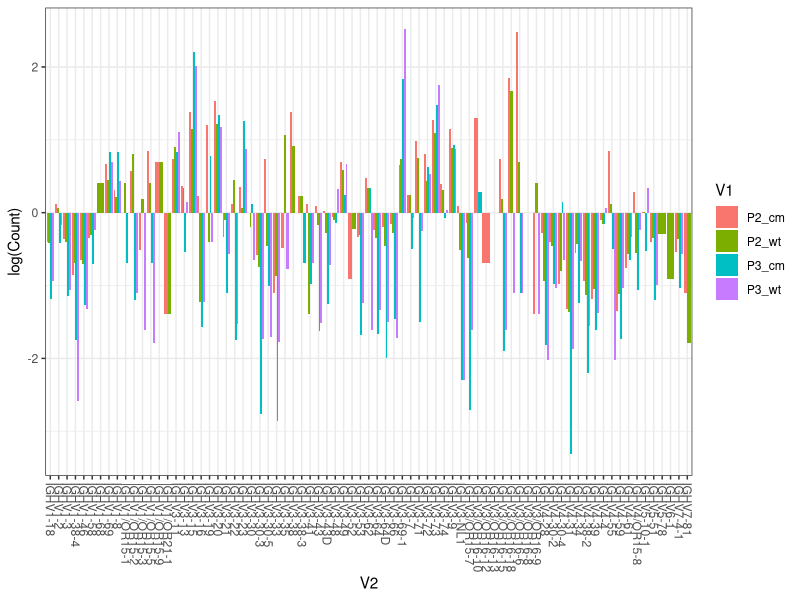
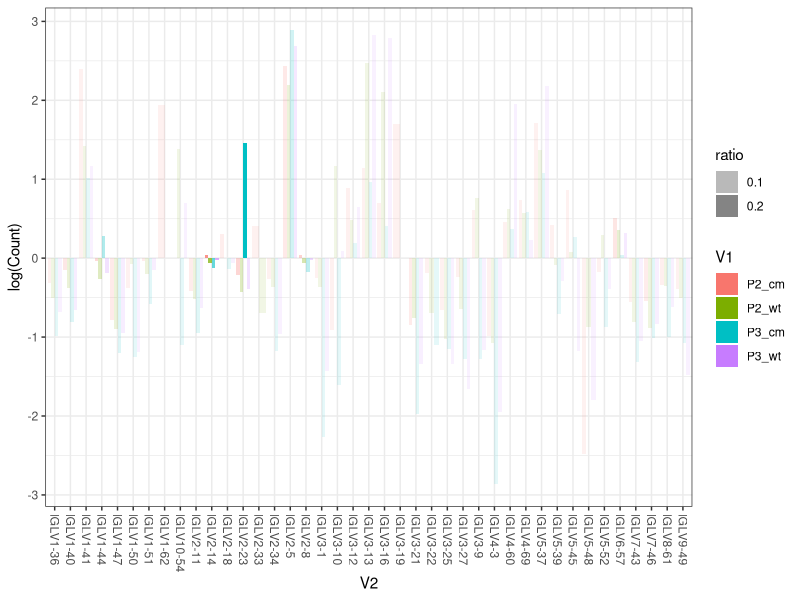
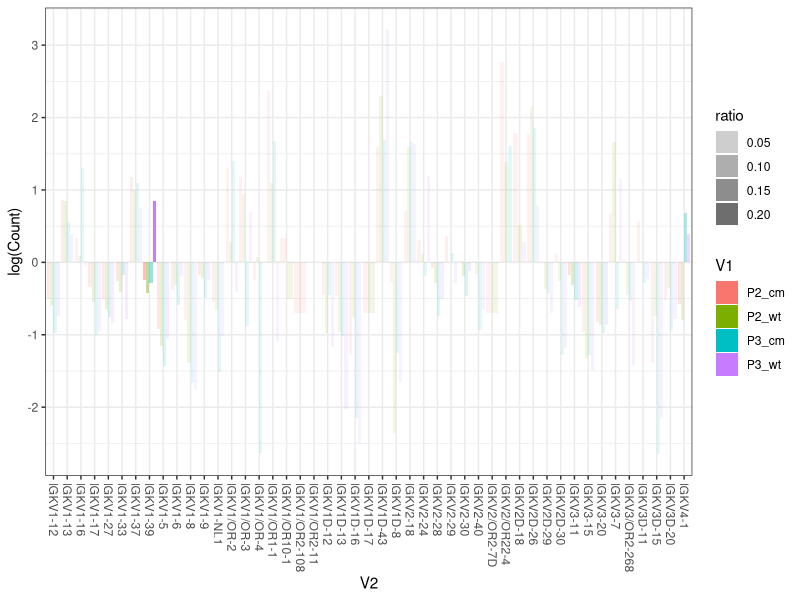
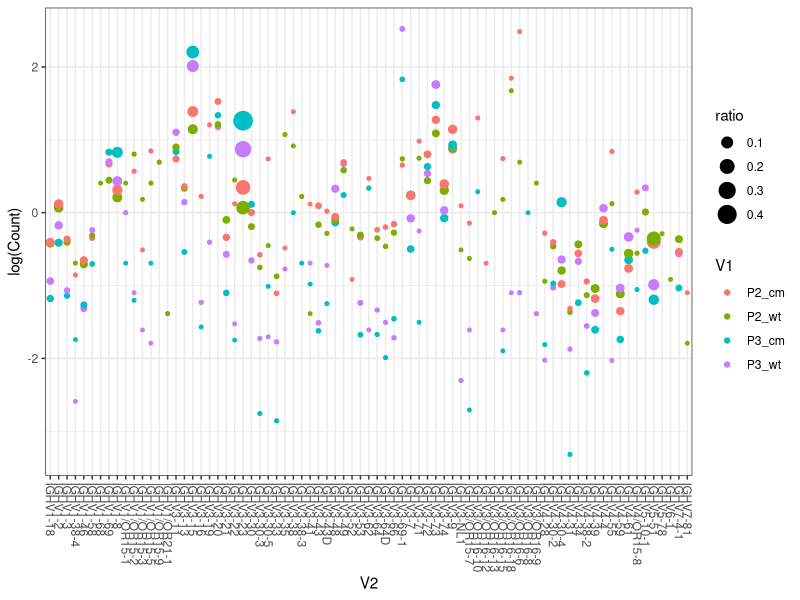
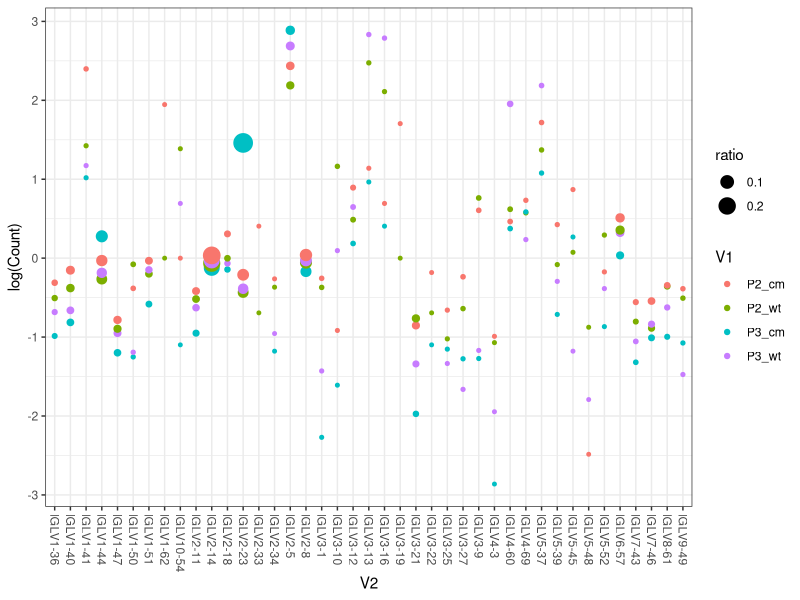
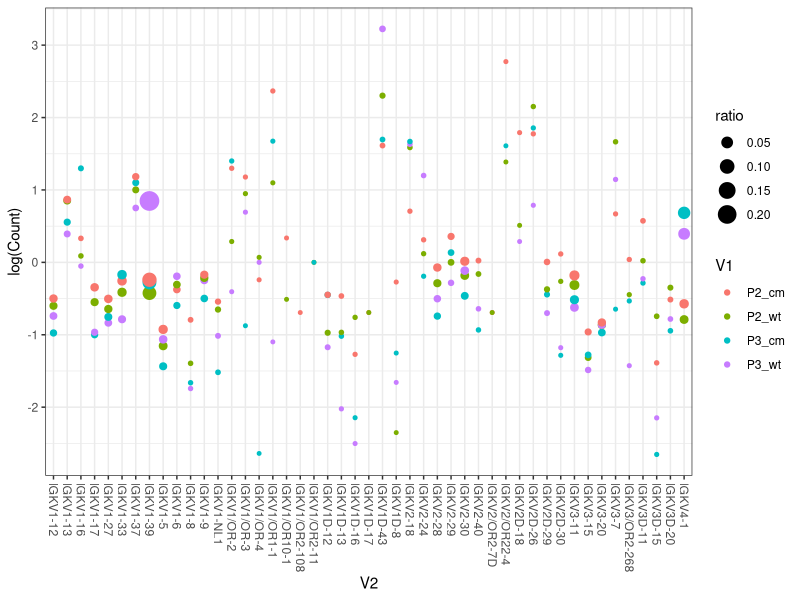
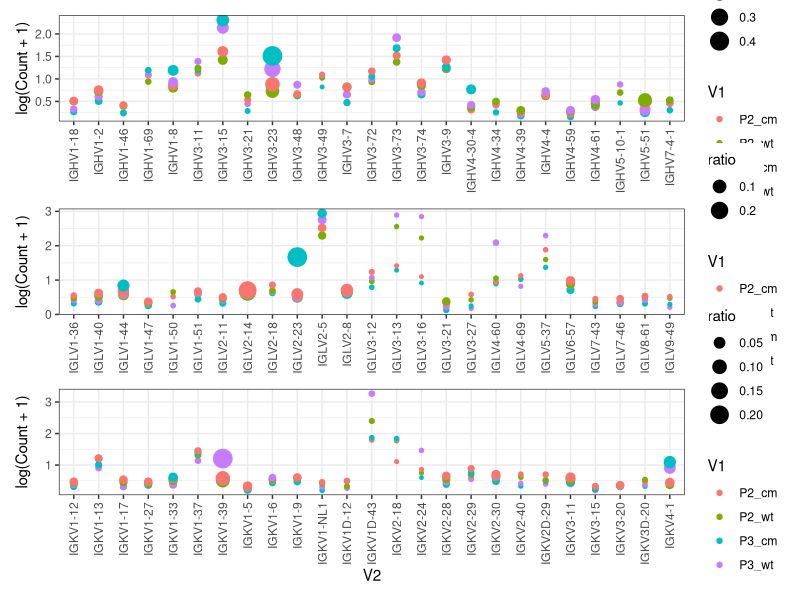
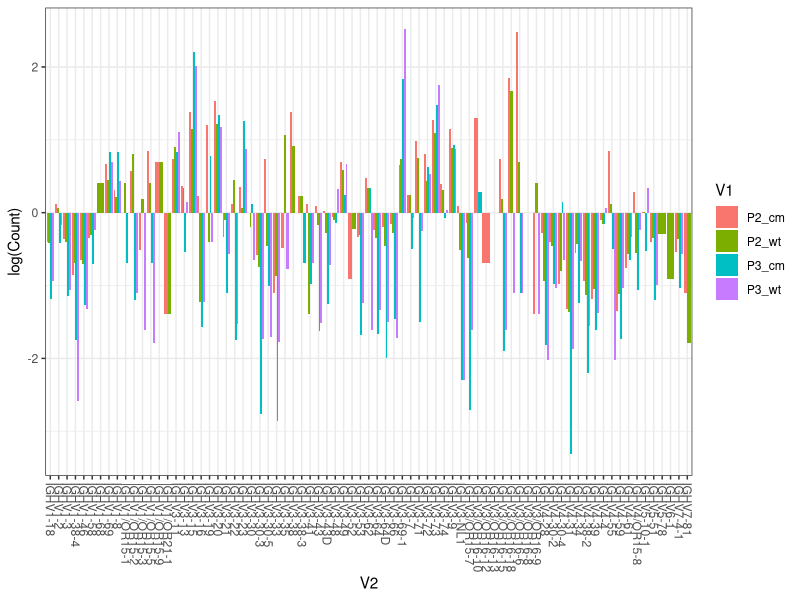

Source code (R) for these figures, in order:
library(ggplot2)
library(stringr)
library(reshape2)
library(patchwork)

theme_text <- theme(axis.text = element_text(family = "Arial", face = "bold", size = 7),
        strip.text = element_text(family = "Arial", face = "bold", size = 7),
        axis.title = element_text(family = "Arial", face = "bold", size = 7),
        legend.text = element_text(family = "Arial", face = "bold", size = 7),
        legend.title = element_text(family = "Arial", face = "bold", size = 7),
        plot.title = element_text(family = "Arial", face = "bold", size = 7, hjust = .5))

TB <- read.csv('Result/V_class_family_count.tsv', sep ='', header = F)
TB <- cbind(TB, data.frame(str_split_fixed(TB$V1, "_", 2)))

TB$Count <- TB$V3
TB$Count[is.na(TB$V3)] <- as.numeric(TB$V2[is.na(TB$V3)])
TB$V2[is.na(TB$V3)] <- "Other"

#TB = TB[!TB$X2=='id',]
#TB <- na.omit(TB)
TB = TB[TB$X1!='sequence',]
Counts <- read.table('Result/Counts_total.csv', header = 0)
Counts <- cbind(Counts, data.frame(str_split_fixed(Counts$V2, "_", 2)))

TB['ratio'] = 0
for(sample in unique(TB$X1)){
    TB$ratio[TB$X1==sample]  = TB$Count[TB$X1==sample]/Counts$V3[Counts$X1==sample]
}

HC <- TB[TB$V2 %in%  unique(TB$V2)[grep("HV", unique(TB$V2))],]
LC <- TB[TB$V2 %in%  unique(TB$V2)[grep("LV", unique(TB$V2))],]
KC <- TB[TB$V2 %in%  unique(TB$V2)[grep("KV", unique(TB$V2))],]

Enrich_cal <- function(HC){
  New_TB <- data.frame() 
  for(id in HC$V2[HC$X1=="P0"]){
    tmp = HC[HC$V2 == id,]
    ct = tmp[tmp$X1 == 'P0',]
    tmp = tmp[tmp$X1 != 'P0',]
    tmp$Count <- tmp$Count/ ct$Count
    New_TB <- rbind(New_TB, tmp)
  }
  New_TB$V2 <- paste("IG", New_TB$V2, sep = "")
  New_TB$V2 <- factor(New_TB$V2, 
    levels = sort(unique(New_TB$V2)))
  return(New_TB)
}

ggplot(Enrich_cal(HC), aes(V2, log(Count), fill = V1)) + geom_bar(stat = 'identity', position = 'dodge') + 
  theme_bw() + theme(axis.text.x = element_text(angle = 270, hjust =0, vjust =.5))
ggsave("plot/HC_bar_enrichment.png", w = 8.77, h = 3.78)
ggsave("plot/HC_bar_enrichment.svg", w = 8.77, h = 3.78)
ggplot(Enrich_cal(LC), aes(V2, log(Count), fill = V1, alpha = ratio)) + geom_bar(stat = 'identity', position = 'dodge') + 
  theme_bw() + theme(axis.text.x = element_text(angle = 270, hjust =0, vjust =.5))
ggsave("plot/LC_bar_enrichment.png", w = 8.77, h = 3.78)
ggsave("plot/LC_bar_enrichment.svg", w = 8.77, h = 3.78)
ggplot(Enrich_cal(KC), aes(V2, log(Count), fill = V1, alpha = ratio)) + geom_bar(stat = 'identity', position = 'dodge') + 
  theme_bw() + theme(axis.text.x = element_text(angle = 270, hjust =0, vjust =.5))
ggsave("plot/KC_bar_enrichment.png", w = 8.77, h = 3.78)
ggsave("plot/KC_bar_enrichment.svg", w = 8.77, h = 3.78)

ggplot(Enrich_cal(HC), aes(V2, log(Count), color = V1, size = ratio)) + 
  geom_point() + 
  theme_bw() + theme(axis.text.x = element_text(angle = 270, hjust =0, vjust =.5))
ggsave("plot/HC_buble_enrichment.png", w = 8.77, h = 3.78)
ggsave("plot/HC_buble_enrichment.svg", w = 8.77, h = 3.78)
ggplot(Enrich_cal(LC), aes(V2, log(Count), color = V1, size = ratio)) + 
  geom_point() + 
  theme_bw() + theme(axis.text.x = element_text(angle = 270, hjust =0, vjust =.5))
ggsave("plot/LC_buble_enrichment.png", w = 8.77, h = 3.78)
ggsave("plot/LC_buble_enrichment.svg", w = 8.77, h = 3.78)
ggplot(Enrich_cal(KC), aes(V2, log(Count), color = V1, size = ratio)) + 
  geom_point() + 
  theme_bw() + theme(axis.text.x = element_text(angle = 270, hjust =0, vjust =.5))
ggsave("plot/KC_buble_enrichment.png", w = 8.77, h = 3.78)
ggsave("plot/KC_buble_enrichment.svg", w = 8.77, h = 3.78)

# now, because there are too many entry in it, we want to do the filtering and show the most important data


TopCut <- function(HC, Thr = 25){
  tb.r <- reshape(HC[c('V1', 'V2', 'ratio')], timevar = 'V1', idvar = c('V2'), direction = 'wide')
  tb.r[is.na(tb.r)] <- 0
  colnames(tb.r) <- str_remove(colnames(tb.r), "ratio.")
  return(head(tb.r$V2[order(tb.r$P3_wt, decreasing = T)], Thr))
}
P1 <- ggplot(Enrich_cal(HC[HC$V2 %in% TopCut(HC),]), aes(V2, log(Count+1), color = V1, size = ratio)) + 
  geom_point() + 
  theme_bw() + theme(axis.text.x = element_text(angle = 90, hjust = 1, vjust =.5),
    axis.title.x = element_blank()) 
P2 <- ggplot(Enrich_cal(LC[LC$V2 %in% TopCut(LC),]), aes(V2, log(Count+1), color = V1, size = ratio)) + 
  geom_point() + 
  theme_bw() + theme(axis.text.x = element_text(angle = 90, hjust = 1, vjust =.5),
    axis.title.x = element_blank())
P3 <- ggplot(Enrich_cal(KC[KC$V2 %in% TopCut(KC),]), aes(V2, log(Count+1), color = V1, size = ratio)) + 
  geom_point() + 
  theme_bw() + theme(axis.text.x = element_text(angle = 90, hjust = 1, vjust =.5))
P1/P2/P3

ggsave("plot/HC_buble_enrichment_top.png", w= 8.2, h = 7.76)
ggsave("plot/HC_buble_enrichment_top.svg", w= 8.2, h = 7.76)
